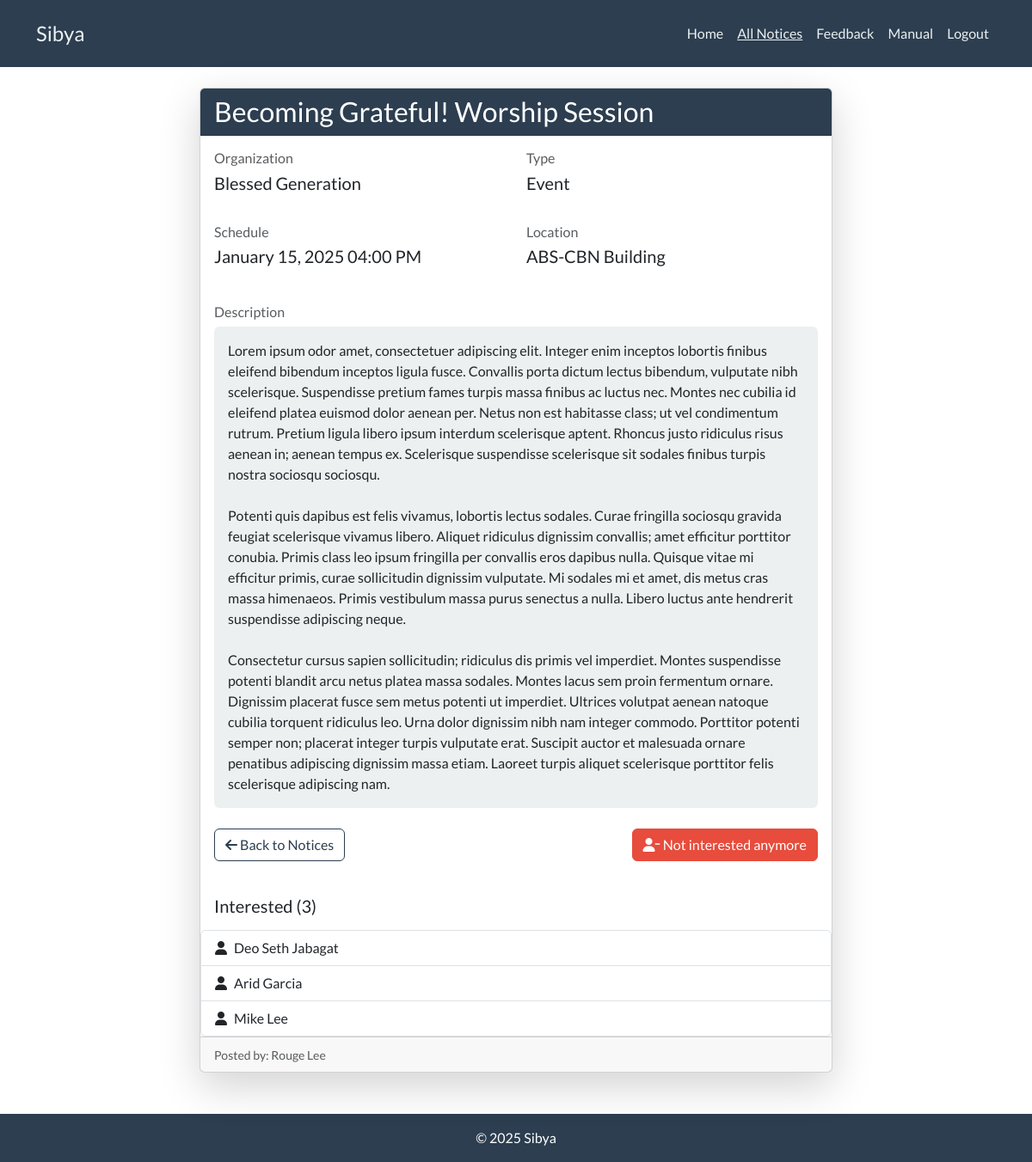
Page /notices/27/ (signed in) on the committed database.
### sibya/models.py (models this page shows, shortened)
class Notice(models.Model):
    title = models.CharField(max_length=255)
    type = models.CharField(max_length=45, choices=[('Recruitment', 'Recruitment'), ('Event', 'Event')])
    schedule = models.DateTimeField()
    description = models.TextField()
    location = models.CharField(max_length=100)
    organization = models.ForeignKey(Organization, on_delete=models.CASCADE)
    author = models.ForeignKey(User, on_delete=models.CASCADE)
    interested = models.ManyToManyField(User, related_name="interested_participants", blank=True)
    history = HistoricalRecords()

class Organization(models.Model):
    name = models.CharField(max_length=75)
    history = HistoricalRecords()
    def __str__(self):
        return self.name

class User(AbstractBaseUser, PermissionsMixin):
    email = models.EmailField(unique=True)
    name = models.CharField(max_length=255)
    is_president = models.BooleanField(default=False)
    is_active = models.BooleanField(default=True)
    is_staff = models.BooleanField(default=False)
    objects = UserManager()
    USERNAME_FIELD = 'email'
    REQUIRED_FIELDS = ['name']

### sibya/views.py (the view)
# urls.py: path("notices/<int:id>/", views.view_notice, name="view_notice"),
@login_required(login_url="login")
def view_notice(request, id):
    notice = get_object_or_404(Notice, id=id)
    current_time = timezone.now()
    return render(request, "view_notice.html", {
        "notice": notice,
        "current_time": current_time
    })

### sibya/templates/view_notice.html (shortened to what this page needs)
{% extends 'base_layout/base.html' %}
{% block content %}
<div class="row justify-content-center">
    <div class="col-lg-8">
        <div class="card shadow-lg">
            <div class="card-header bg-primary text-white">
                <h3 class="card-title mb-0">{{ notice.title }}</h3>
            </div>
            <div class="card-body">
                <div class="mb-4">
                    <div class="row mb-3">
                        <div class="col-md-6">
                            <h6 class="text-muted mb-1">Organization</h6>
                            <p class="fs-5">{{ notice.organization }}</p>
                        </div>
                        <div class="col-md-6">
                            <h6 class="text-muted mb-1">Type</h6>
                            <p class="fs-5">{{ notice.type }}</p>
                        </div>
                    </div>
                    <div class="row mb-3">
                        <div class="col-md-6">
                            {% if notice.type == "Event" %}
                                <h6 class="text-muted mb-1">Schedule</h6>
                            {% elif notice.type == "Recruitment" %}
                                <h6 class="text-muted mb-1">Recruitment Deadline</h6>
                            {% endif %}
                            <p class="fs-5">{{ notice.schedule|date:"F d, Y h:i A" }}</p>
                        </div>
                        <div class="col-md-6">
                            <h6 class="text-muted mb-1">Location</h6>
                            <p class="fs-5">{{ notice.location }}</p>
                        </div>
                    </div>
                </div>
                <div class="mb-4">
                    <h6 class="text-muted mb-2">Description</h6>
                    <div class="p-3 bg-light rounded">
                        {{ notice.description|linebreaksbr }}
                    </div>
                </div>
                <div class="mt-4 d-flex justify-content-between">
                    <a href="{% url 'all_notices' %}" class="btn btn-outline-primary">
                        <i class="fas fa-arrow-left"></i> Back to Notices
                    </a>
                    {% if notice.schedule < current_time %}
                        <button class="btn btn-secondary" disabled>
                            <i class="fas fa-clock me-2"></i>Event Finished
                        </button>
                    {% elif user in notice.interested.all %}
                        <form method="POST" action="{% url 'leave_notice' notice.id %}">
                            <button type="submit" class="btn btn-danger">
                                <i class="fas fa-user-minus"></i> Not interested anymore
                            </button>
                        </form>
                    {% endif %}
                </div>
            </div>
            {% if not notice.schedule < current_time %}
                <div class="mt-4">
                    <h5 class="mb-3 ms-3">Interested ({{ notice.interested.count }})</h5>
                    <div class="list-group">
                        {% for student in notice.interested.all %}
                            <div class="list-group-item d-flex align-items-center">
                                <i class="fas fa-user me-2"></i>
                                {{ student.name }}
                            </div>
                        {% empty %}
                            <div class="list-group-item text-muted">
                                <i class="fas fa-info-circle me-2"></i>
                                No interested students yet
                            </div>
                        {% endfor %}
                    </div>
                </div>
            {% endif %}
            <div class="card-footer text-muted">
                <small>Posted by: {{ notice.author.name }}</small>
            </div>
        </div>
    </div>
</div>
{% endblock %}

### rows in the picture
Notice: title "Becoming Grateful! Worship Session", organization "Blessed Generation", type "Event", schedule "January 15, 2025 04:00 PM", location "ABS-CBN Building", description "Lorem ipsum odor amet, consectetuer adipiscing elit. Integer enim inceptos lobortis finibus eleifend bibendum inceptos ligula fusce. Convallis porta dictum lectus bibendum, vulputate nibh scelerisque. Suspendisse pretium fames turpis massa finibus ac luctus nec. Montes nec cubilia id eleifend platea euismod dolor aenean per. Netus non est habitasse class; ut vel condimentum rutrum. Pretium ligula libero ipsum interdum scelerisque aptent. Rhoncus justo ridiculus risus aenean in; aenean tempus ex. Scelerisque suspendisse scelerisque sit sodales finibus turpis nostra sociosqu sociosqu. Potenti quis dapibus est felis vivamus, lobortis lectus sodales. Curae fringilla sociosqu gravida feugiat…", interested.count "3", author.name "Rouge Lee"
User: name "Deo Seth Jabagat"
User: name "Arid Garcia"
User: name "Mike Lee"
